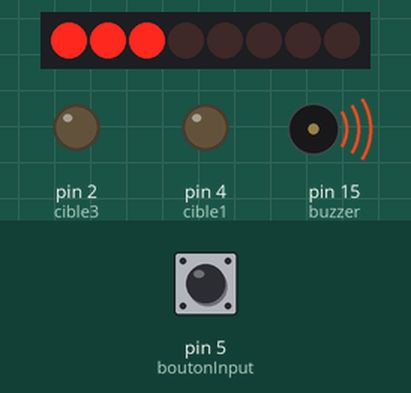
Simulated run of this sketch. Board: Arduino Uno, built with avr-gcc and run on an emulated ATmega328P. Shown: 8 shift-register outputs drawn as a row of LEDs (first output left, lit = HIGH), output pins drawn as LEDs (lit = HIGH), buzzer (waves = sounding). Wiring (inferred from the names in the program): shift register (74HC595): data pin 14; shift clock pin 12; latch pin 13. Wiring (inferred from the signals the program sends): row of LEDs: on Q0, Q1, Q2, Q3, Q4, Q5, Q6, Q7. The inputs (shaded band) are chosen by the test bench; at power-on: pin 5 (boutonInput) LOW. Random numbers use the default seed unless the sketch sets one; pins used as bus, display or sensor lines are not drawn.

Above: at 2.6 s.
At 3.6 s:
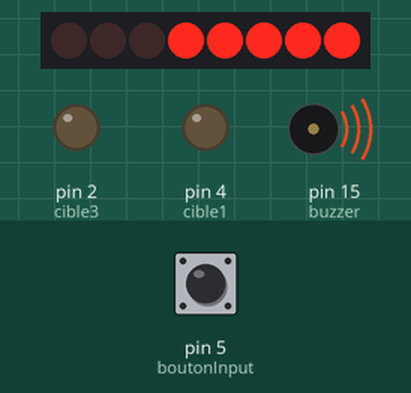
10.8 s: pin 5 (boutonInput) driven HIGH
At 11.6 s:
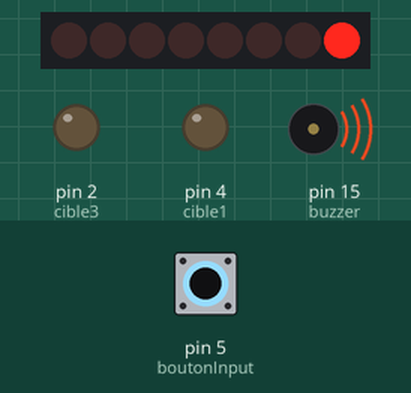
13.8 s: pin 5 (boutonInput) driven LOW
At 14.2 s:
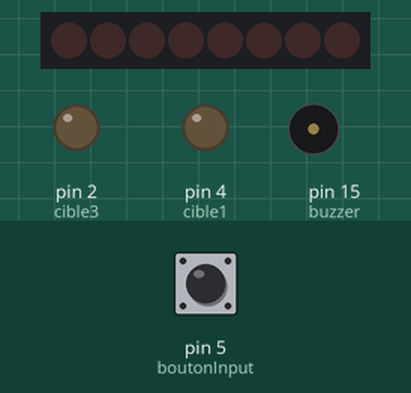
16.8 s: pin 5 (boutonInput) driven HIGH
At 18.5 s:
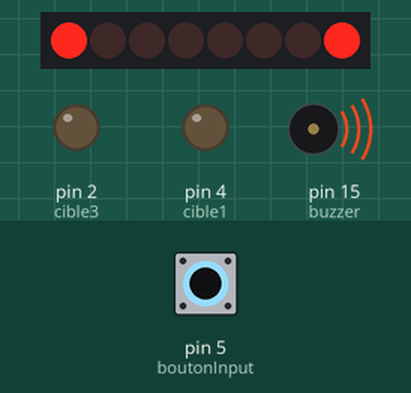
19.8 s: pin 5 (boutonInput) pulsed LOW 2 times (0.12 s each, 0.3 s apart)
Timing chart, 0 to 68.9 s (numbered marks = the images above; inputs shaded):
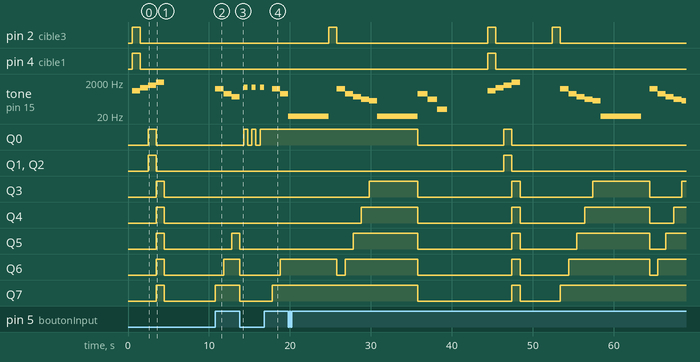

Measured:
- after the input at 10.8 s, tone on pin 15 (buzzer): silent → 800 Hz at once, → 400 Hz 1.0 s later, → 266 Hz 1.0 s later; Q5: LOW → HIGH after 2.0 s; Q6: LOW → HIGH after 1.0 s; Q7: LOW → HIGH at once
- after the input at 16.8 s, Q6: LOW → HIGH after 2.0 s; Q7: LOW → HIGH after 1.0 s

The sketch:

tp1.ino
```cpp
int serial {14};
int shifting {12};
int latch {13};
int cible1 {4};
int cible2 {0};
int cible3 {2};
int buzzer {15};
int boutonInput {5};
int redLED{1};
char target{0};
char stage {0};
char power {0};
char success {0};
char score {0};
char failure {0};

void setup() {
  // put your setup code here, to run once:
  Serial.begin(115200);
  pinMode(serial, OUTPUT);
  pinMode(shifting, OUTPUT);
  pinMode(latch, OUTPUT);
  pinMode(cible1, OUTPUT);
  pinMode(cible2, OUTPUT);
  pinMode(cible3, OUTPUT);
  pinMode(buzzer, OUTPUT);
  pinMode(boutonInput, INPUT);
  pinMode(redLED, OUTPUT);
  digitalWrite(latch, LOW);
  delay(500);
  start();
  newRound();
}

void loop() {
  // put your main code here, to run repeatedly:
  switch (stage) {
    case 0:
      if (digitalRead(boutonInput) == 1){
        power = 1;
        unsigned char base = 128;
        unsigned char i = 128 + score;
        shiftOut(serial, shifting, MSBFIRST, i);
        digitalWrite(latch, HIGH);
        digitalWrite(latch, LOW);
        tone(buzzer, 800);
        delay(1000);
        while (digitalRead(boutonInput) == 1 && power < 5) {
          power++;
          base = base/2;
          tone(buzzer, 800/power);
          i = i + base;
          shiftOut(serial, shifting, MSBFIRST, i);
          digitalWrite(latch, HIGH);
          digitalWrite(latch, LOW);
          delay(1000);
        }
        noTone(buzzer);
        stage++;
      }
      break;
    case 1:
      if (target == power - 1){
        success++;
        char count = 1;
        score = 1;
        while (count < success){
          score = score + count*2;
          count++;
        }
        for (int i = 0; i < 3; i++) {
          shiftOut(serial, shifting, MSBFIRST, 0);
          digitalWrite(latch, HIGH);
          digitalWrite(latch, LOW);
          noTone(buzzer);
          delay(500);
          shiftOut(serial, shifting, MSBFIRST, score);
          digitalWrite(latch, HIGH);
          digitalWrite(latch, LOW);
          tone(buzzer, 1000);
          delay(500);
        }
        noTone(buzzer);
      }
      else {
        failure++;
        tone(buzzer, 10);
        for (char i = 0; i < 5; i++) {
          digitalWrite(redLED, HIGH);
          delay(500);
          digitalWrite(redLED, LOW);
          delay(500);
        }
        digitalWrite(redLED, HIGH);
        noTone(buzzer);
      }
      if (success == 3 || failure == 2) {
        end();
        start();
      }
      newRound();
      stage--;
      break;
  }


}
void newRound() {
  target = random(1, 4);
  power = 0;
  int cible = 0;
  if (target == 1) {
    cible = cible1;
  }
  else if ( target == 2) {
    cible = cible2;
  }
  else {
    cible = cible3;
  }
  digitalWrite(cible, HIGH);
  delay(1000);
  digitalWrite(cible, LOW);
}

void end() {
  if (success == 3) {
    digitalWrite(redLED, LOW);
    for(int i = 0; i < 5; i++) {
      shiftOut(serial, shifting, MSBFIRST, 5);
      digitalWrite(latch, HIGH);
      digitalWrite(latch, LOW);
      tone(buzzer,1500);
      delay(1000);
      shiftOut(serial, shifting, MSBFIRST, 2);
      digitalWrite(latch, HIGH);
      digitalWrite(latch, LOW);
      tone(buzzer,500);
      delay(1000);
    }
      shiftOut(serial, shifting, MSBFIRST, 0);
      digitalWrite(latch, HIGH);
      digitalWrite(latch, LOW);
      tone(buzzer,1500);
      delay(2000);
      shiftOut(serial, shifting, MSBFIRST, 0);
      digitalWrite(latch, HIGH);
      digitalWrite(latch, LOW);
      noTone(buzzer);
      delay(1000);
  }
  else {
    shiftOut(serial, shifting, MSBFIRST, 0);
      digitalWrite(latch, HIGH);
      digitalWrite(latch, LOW);
      tone(buzzer,400);
      digitalWrite(redLED, HIGH);
      delay(400);
      digitalWrite(redLED, LOW);
      delay(400);
      digitalWrite(redLED, HIGH);
      delay(400);
      tone(buzzer,200);
      digitalWrite(redLED, LOW);
      delay(400);
      digitalWrite(redLED, HIGH);
      delay(400);
      digitalWrite(redLED, LOW);
      delay(400);
      tone(buzzer,50);
      digitalWrite(redLED, HIGH);
      delay(400);
      digitalWrite(redLED, LOW);
      delay(400);
      digitalWrite(redLED, HIGH);
      delay(400);
      digitalWrite(redLED, LOW);
      noTone(buzzer);
  }
  delay(5000);
}

void start() {
  digitalWrite(cible1, HIGH);
  digitalWrite(cible2, HIGH);
  digitalWrite(cible3, HIGH);
  tone(buzzer, 600);
  delay(1000);
  digitalWrite(cible1, LOW);
  digitalWrite(cible2, LOW);
  digitalWrite(cible3, LOW);
  digitalWrite(redLED, HIGH);
  tone(buzzer, 900);
  delay(1000);
  digitalWrite(redLED, LOW);
  shiftOut(serial, shifting, MSBFIRST, 7);
  digitalWrite(latch, HIGH);
  digitalWrite(latch, LOW);
  tone(buzzer,1300);
  delay(1000);
  shiftOut(serial, shifting, MSBFIRST, 248);
  digitalWrite(latch, HIGH);
  digitalWrite(latch, LOW);
  tone(buzzer,1900);
  delay(1000);
  shiftOut(serial, shifting, MSBFIRST, 0);
  digitalWrite(latch, HIGH);
  digitalWrite(latch, LOW);
  noTone(buzzer);
  delay(4000);
  success = 0;
  failure = 0;
  score = 0;
}
```
